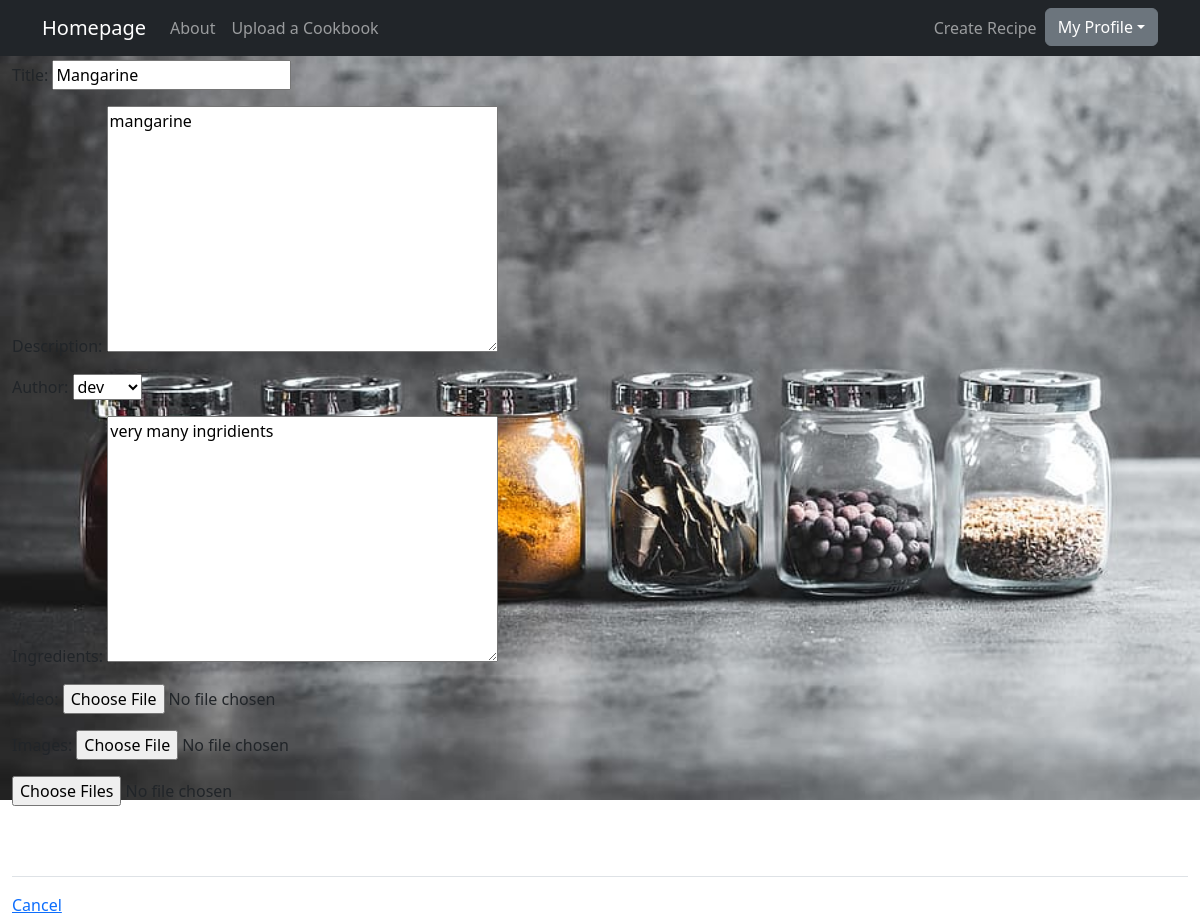
Screenshot of /recipe/1/update (signed in) with the database file from the repository.
### recipes/models.py (models this page shows, shortened)
class Recipe(models.Model):
    title = models.CharField(max_length=100)
    description = models.TextField()
    author = models.ForeignKey(User, on_delete=models.CASCADE)
    ingredients = models.TextField(default='')
    video = models.FileField(upload_to='videos/', blank=True, null=True)
    images = models.ImageField(upload_to='images/', blank=True, null=True)
    created_at = models.DateTimeField(auto_now_add=True)
    updated_at = models.DateTimeField(auto_now=True)

### recipes/views.py (the view)
# urls.py: path('recipe/<int:pk>/update', views.RecipeUpdateView.as_view(), name="recipes-update"),
class RecipeUpdateView(LoginRequiredMixin, CreateView, UserPassesTestMixin, UpdateView):
    model = models.Recipe
    fields = "__all__"
    def test_func(self):
        recipe = self.get_object()
        return self.request.user == recipe.author

### recipes/templates/recipes/recipe_form.html (shortened to what this page needs)
{% extends 'recipes/base.html' %}
{% block content %}
<div class="page-background">
    <form method="POST" enctype="multipart/form-data">
        <fieldset class="form-group">
            <legend class="border-button mb-4">Add Recipe</legend>
            {{ form.as_p }}
            <input type="file" name="images" multiple>
        </fieldset>
        <div class="form-group py-3">
            <input class="btn btn.primary" type="submit" value="Save" style="color: white;">
        </div>
    </form>
    <div class="border-top pt-3">
        <a href="{% url 'recipes-home' %}">Cancel</a>
    </div>
</div>
{% endblock content %}

### recipes/static/style.css (style rules this page uses)
body { background-image: url(bg5.jpg); background-repeat: no-repeat; background-size: 100% auto; background-attachment: fixed; }

### rows the page displays
Recipe: title "Mangarine", description "mangarine", author "dev", ingredients "very many ingridients"
